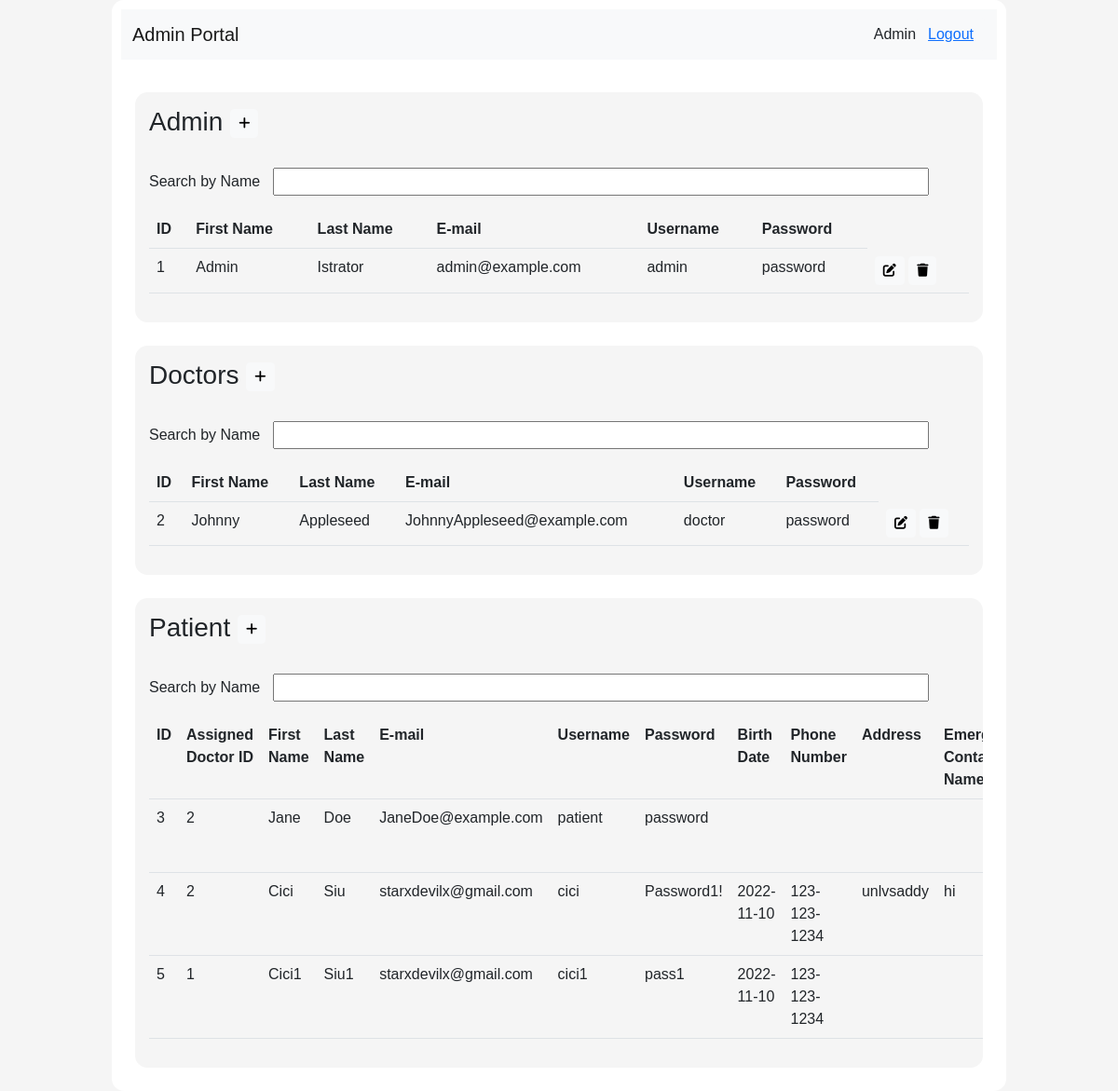
The page /html/admin/adminPortal.php (signed in) on the database as committed earlier.
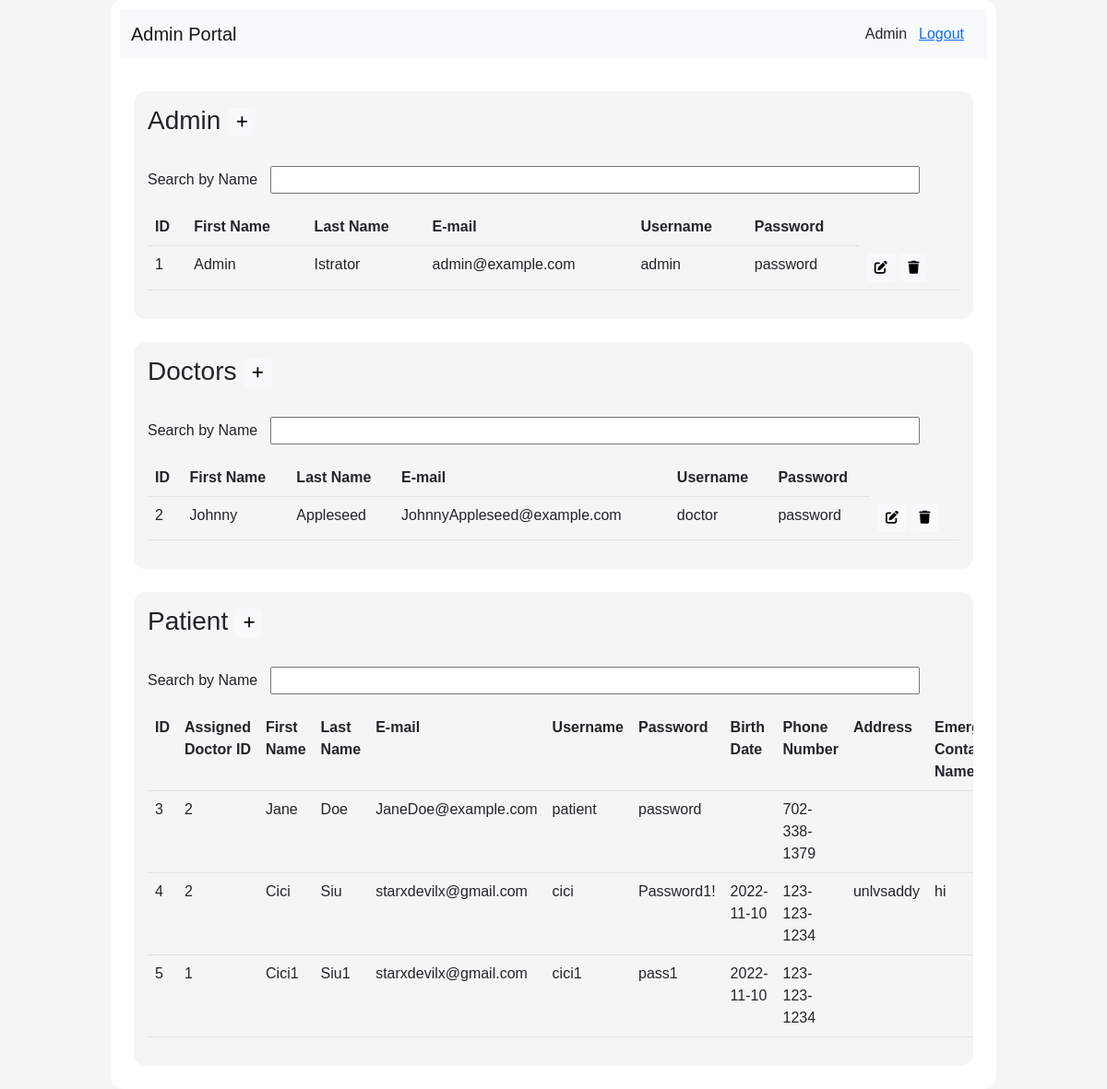
The same page on the database as committed later.
### tables this page shows
CREATE TABLE `Users` (
  `id` int(11) UNSIGNED NOT NULL,
  `first_name` varchar(255) DEFAULT NULL,
  `last_name` varchar(255) DEFAULT NULL,
  `email` varchar(255) DEFAULT NULL,
  `userpassword` varchar(64) NOT NULL,
  `role` enum('ADMIN','DOCTOR','PATIENT') DEFAULT NULL,
  `username` varchar(255) NOT NULL,
  `assigned_doctorId` int(11) DEFAULT NULL,
  `birthdate` date DEFAULT NULL,
  `phone` varchar(255) DEFAULT NULL,
  `address` varchar(255) DEFAULT NULL,
  `emerCon_name` varchar(255) DEFAULT NULL,
  `emerCon_phone` varchar(255) DEFAULT NULL,
  `emerCon_relation` varchar(255) DEFAULT NULL
);

### html/admin/adminPortal.php (the view, shortened to what the changed rows need)
<!DOCTYPE html>
<html lang="en">
<head>
    <link
      href="https://cdn.jsdelivr.net/npm/bootstrap@5.2.2/dist/css/bootstrap.min.css"
      rel="stylesheet"
    />
    <link rel="stylesheet" href="../../css/style.css?v=<?php echo time(); ?>" />
</head>
<body>
  <div class="body">
    <section>
      <br>
      <table class="table table-hover" id ="myTable">
        <tr class = "header">
          <th>ID</th>
          <th>First Name</th>
          <th>Last Name</th>
          <th>E-mail</th>
          <th>Username</th>
          <th>Password</th>
        </tr>
      </table>
    </section>
    <section>
      <br>
      <table class="table table-hover" id ="myTable2">
        <tr>
          <th>ID</th>
          <th>First Name</th>
          <th>Last Name</th>
          <th>E-mail</th>
          <th>Username</th>
          <th>Password</th>
        </tr>
      </table>
    </section>
    <section style = "overflow-x: scroll">
      <br>
      <table class="table table-hover " id ="myTable3">
        <tr>
          <th>ID</th>
          <th>Assigned Doctor ID</th>
          <th>First Name</th>
          <th>Last Name</th>
          <th>E-mail</th>
          <th>Username</th>
          <th>Password</th>
          <th>Birth Date</th>
          <th>Phone Number</th>
          <th>Address</th>
          <th>Emergency Contact Name</th>
        </tr>
        <?php
          $conn = new mysqli("localhost", "root", "", "pregnancy");
          $sql = "SELECT * FROM Users WHERE role = 'PATIENT' ";
          $result = $conn->query($sql);
          while($row = $result->fetch_assoc()) {
          echo "
          <tr>
            <td>".$row['id']."</td>
            <td>".$row['assigned_doctorId']."</td>
            <td>".$row['first_name']."</td>
            <td>".$row['last_name']."</td>
            <td>".$row['email']."</td>
            <td>".$row['username']."</td>
            <td>".$row['userpassword']."</td>
            <td>".$row['birthdate']."</td>
            <td>".$row['phone']."</td>
            <td>".$row['address']."</td>
            <td>".$row['emerCon_name']."</td>
            <td>".$row['emerCon_phone']."</td>
            <td>".$row['emerCon_relation']."</td>
            <td>
              <a href='adminEditPatient.php?a=".$row['id']."' class='btn btn-light btn-sm' title='Edit'><i class='fa-solid fa-pen-to-square'></i></a>
              <a href='adminDeletePatient.php?a=".$row['id']."' class='btn btn-light btn-sm' title='Delete'><i class='fa-solid fa-trash'></i></a>
            </td>
          </tr>
          ";
          }
        ?>
      </table>
    </section>
  </body>
</html>

Rows that differ between the two databases and show on the page:
changed users "Jane": phone (not shown) → "702-338-1379"
